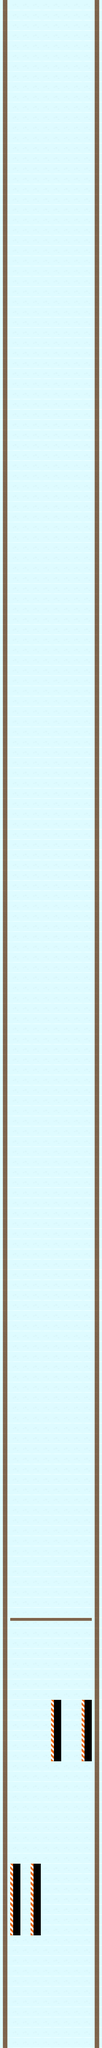

This is a level from a 2D game, rendered from its Tiled map with the project's own tilesets. A one-line summary and the map file follow, with tile-layer data summarised:
An orthogonal 10x200 tile map with 32x32 px tiles, 2 tile layers (PatronesFondo, PatronesTerreno) and 38 objects.

<map version="1.0" orientation="orthogonal" renderorder="right-down" width="10" height="200" tilewidth="32" tileheight="32" nextobjectid="48">
 <tileset firstgid="1" name="tiles32" tilewidth="32" tileheight="32" tilecount="98" columns="14">
  <image source="tiles32.png" width="448" height="224" />
 </tileset>
 <layer name="PatronesFondo" width="10" height="200">
  <data>[2000 cells, 2000 non-empty, 2 distinct tile ids]</data>
 </layer>
 <layer name="PatronesTerreno" width="10" height="200">
  <data>[2000 cells, 408 non-empty, 2 distinct tile ids]</data>
 </layer>
 <objectgroup name="Suelos">
  <object id="1" x="296" y="0">
   <polyline points="0,0 0,6399 14,6398 14,0 1,1" />
  </object>
  <object id="4" x="23" y="1">
   <polyline points="0,0 0,6396 -13,6397 -15,1" />
  </object>
  <object id="43" x="105" y="5827">
   <polyline points="0,0 1,220 -9,219 -9,-3" />
  </object>
  <object id="44" x="42" y="5824">
   <polyline points="0,0 0,223 -10,224 -9,1" />
  </object>
  <object id="45" x="167" y="5314">
   <polyline points="0,0 2,189 -8,189 -8,-2" />
  </object>
  <object id="46" x="256" y="5502">
   <polyline points="0,0 7,1 9,-186 0,-186" />
  </object>
 </objectgroup>
 <objectgroup name="Bloques">
  <object id="5" x="33" y="5762" width="40" height="40" />
  <object id="7" x="33" y="5762" width="40" height="40" />
  <object id="9" x="33" y="5762" width="40" height="40" />
  <object id="12" x="74" y="5762" width="40" height="40" />
  <object id="13" x="115" y="5762" width="40" height="40" />
  <object id="14" x="157" y="5762" width="40" height="40" />
  <object id="15" x="200" y="5762" width="40" height="40" />
  <object id="16" x="242" y="5761" width="40" height="40" />
  <object id="18" x="33" y="5271" width="40" height="40" />
  <object id="19" x="73" y="5271" width="40" height="40" />
  <object id="20" x="115" y="5272" width="40" height="40" />
  <object id="21" x="156" y="5270" width="40" height="40" />
  <object id="22" x="198" y="5271" width="40" height="40" />
  <object id="23" x="239" y="5274" width="40" height="40" />
  <object id="24" x="51" y="5924" width="40" height="40" />
  <object id="25" x="213" y="5941" width="40" height="40" />
 </objectgroup>
 <objectgroup name="Monedas">
  <object id="26" x="68" y="6113" width="40" height="40" />
  <object id="27" x="68" y="6113" width="40" height="40" />
  <object id="29" x="222" y="6114" width="40" height="40" />
  <object id="30" x="146" y="6113" width="40" height="40" />
  <object id="31" x="148" y="6271" width="40" height="40" />
  <object id="32" x="216" y="5846" width="40" height="40" />
  <object id="33" x="198" y="5619" width="40" height="40" />
  <object id="34" x="37" y="5517" width="40" height="40" />
  <object id="35" x="203" y="5355" width="40" height="40" />
 </objectgroup>
 <objectgroup name="Powerups">
  <object id="36" x="139" y="6007" width="40" height="40" />
  <object id="37" x="139" y="6007" width="40" height="40" />
  <object id="39" x="51" y="5835" width="40" height="40" />
  <object id="40" x="63" y="5626" width="40" height="40" />
  <object id="41" x="202" y="5457" width="40" height="40" />
  <object id="42" x="79" y="5185" width="40" height="40" />
 </objectgroup>
 <objectgroup name="Meta">
  <object id="47" x="28" y="5055">
   <polyline points="0,0 1,9 260,11 261,-1 1,-1" />
  </object>
 </objectgroup>
</map>
